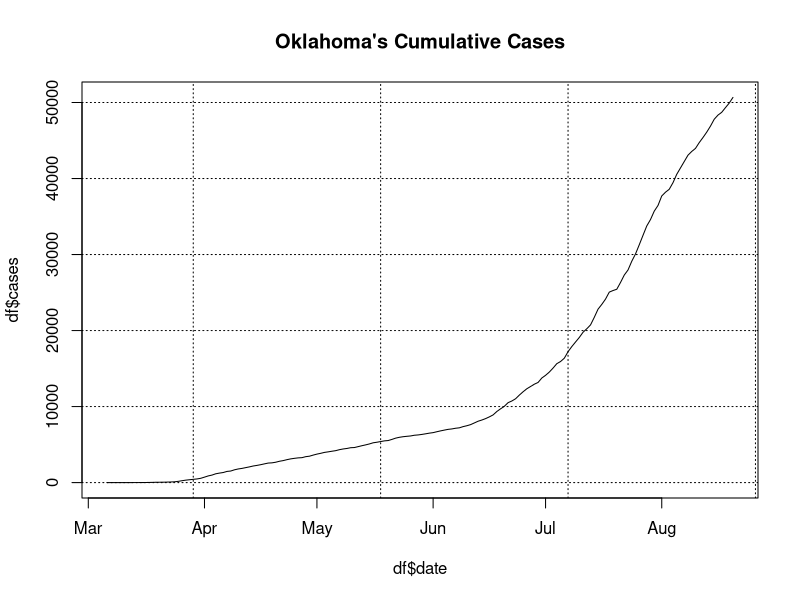
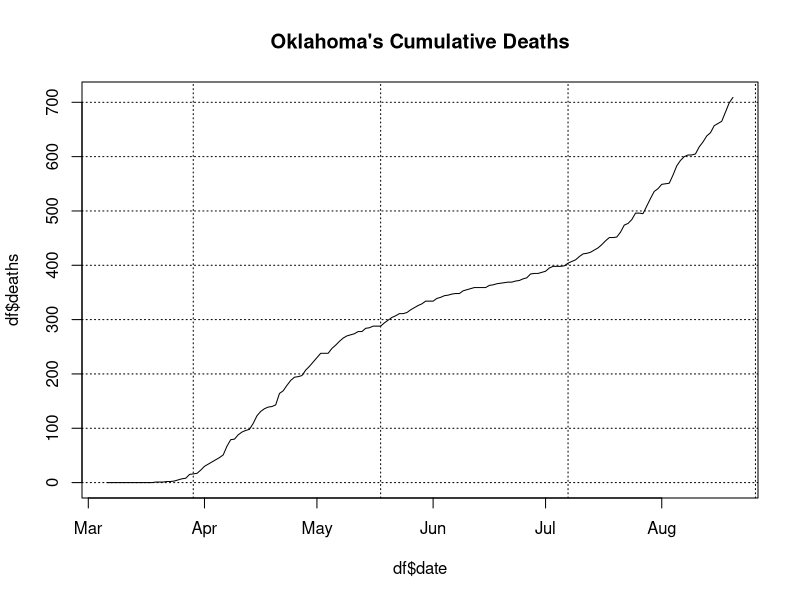
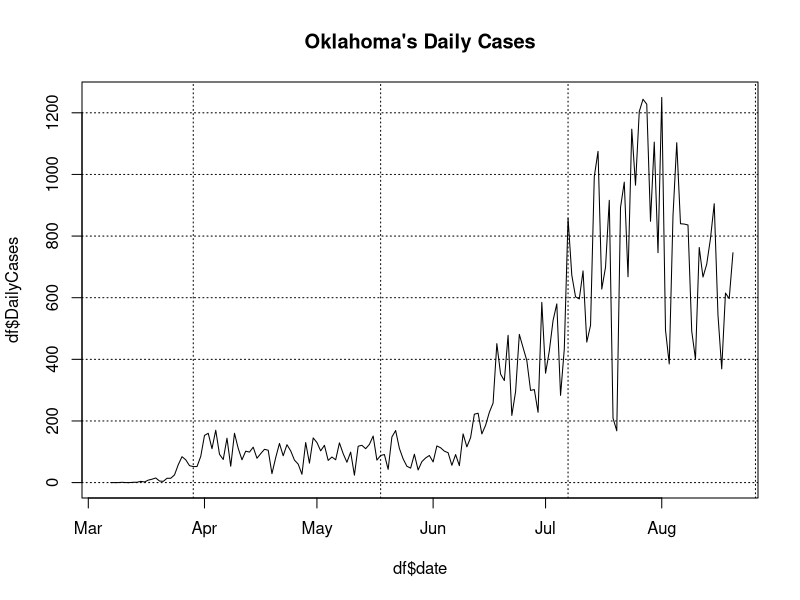
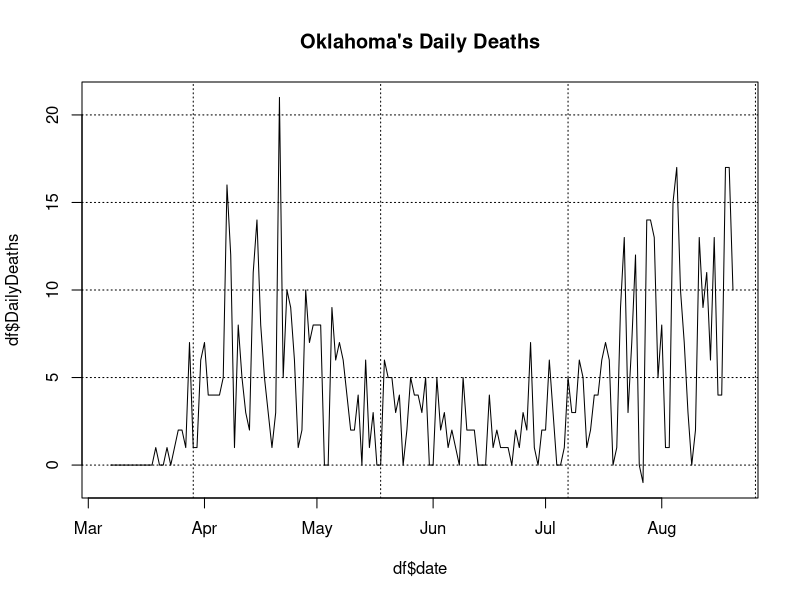
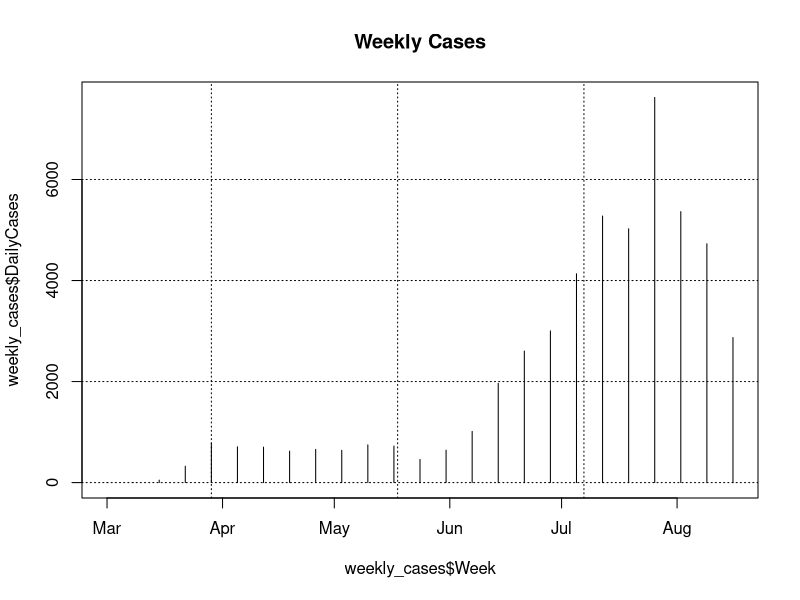
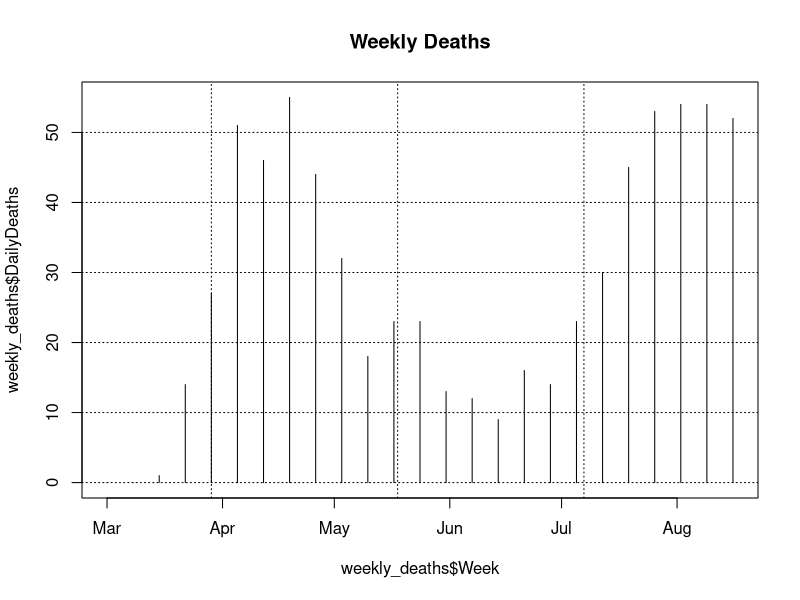
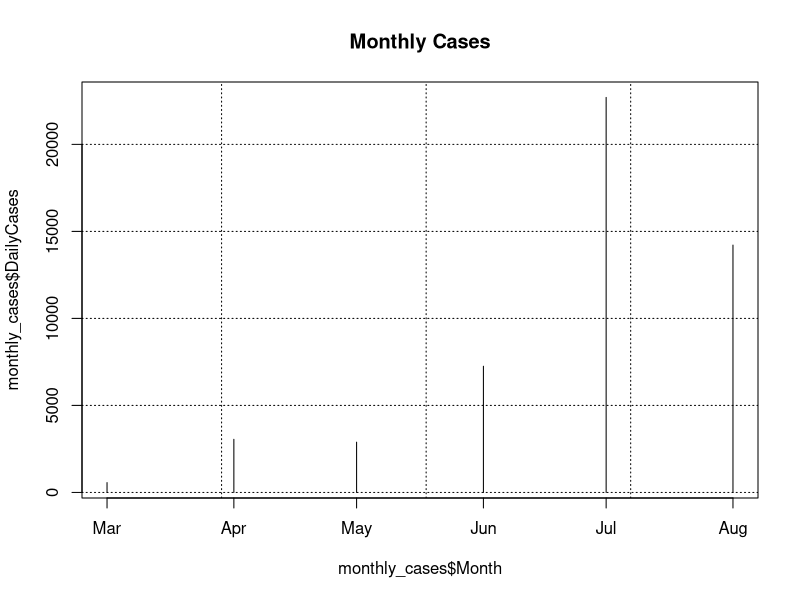
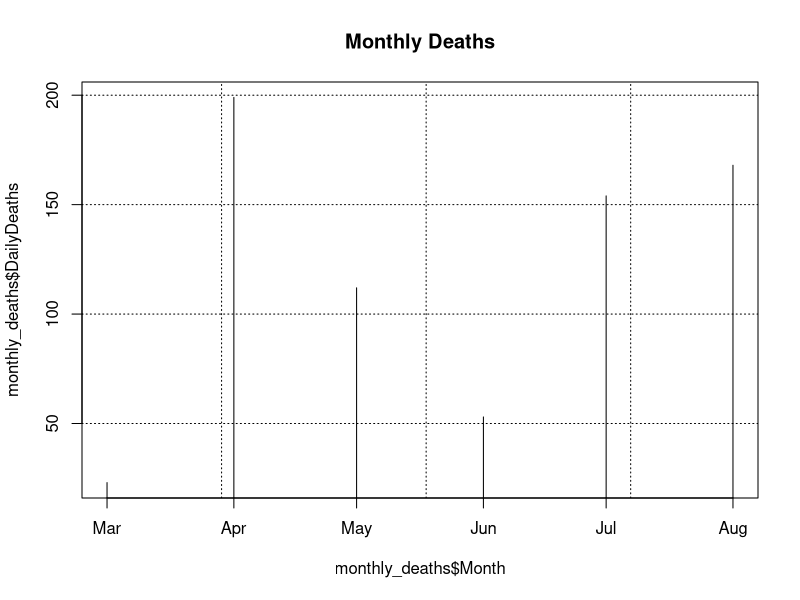

Write the R code that produced these figures, in order.
## ---- chunk 1
knitr::opts_chunk$set(echo = TRUE)
## ---- chunk 2
df <- read.csv("./Oklahoma.csv")
df$date <- as.Date(df$date)
summary(df$DailyCases)
summary(df$DailyDeaths)

## ---- chunk 3
plot(df$date,df$cases,type="l",main="Oklahoma's Cumulative Cases")
grid(col="black")
plot(df$date,df$deaths,type="l",main="Oklahoma's Cumulative Deaths")
grid(col="black")
## ---- chunk 4
plot(df$date,df$DailyCases,type="l",main="Oklahoma's Daily Cases")
grid(col="black")
plot(df$date,df$DailyDeaths,type="l",main="Oklahoma's Daily Deaths")
grid(col="black")
## ---- chunk 5
df$Month <- as.Date(cut(df$date,
  breaks = "month"))
df$Week <- as.Date(cut(df$date,
  breaks = "week",
  start.on.monday = FALSE)) # changes weekly break point to Sunday

## ---- chunk 6
weekly_cases <- aggregate(DailyCases~Week,data=df,FUN=sum)
weekly_deaths <- aggregate(DailyDeaths~Week,data=df,FUN=sum)
## ---- chunk 7
plot(weekly_cases$Week,weekly_cases$DailyCases,type="h",main="Weekly Cases")
grid(col="black")
plot(weekly_deaths$Week,weekly_deaths$DailyDeaths,type="h",main="Weekly Deaths")
grid(col="black")

## ---- chunk 8
monthly_cases <- aggregate(DailyCases~Month,data=df,FUN=sum)
monthly_deaths <- aggregate(DailyDeaths~Month,data=df,FUN=sum)
## ---- chunk 9
plot(monthly_cases$Month,monthly_cases$DailyCases,type="h",main="Monthly Cases")
grid(col="black")
plot(monthly_deaths$Month,monthly_deaths$DailyDeaths,type="h",main="Monthly Deaths")
grid(col="black")

## ---- chunk 10
barplot(DailyCases ~Week,data=weekly_cases,main="Weekly COVOD-19 Cases",xlab="Weekly Date",ylab="Cases")
grid(col="black")

barplot(DailyDeaths ~Week,data=weekly_deaths,main="Weekly COVID-19 Deaths",
        xlab="Weekly Date",ylab="Deaths")
grid(col="black")
